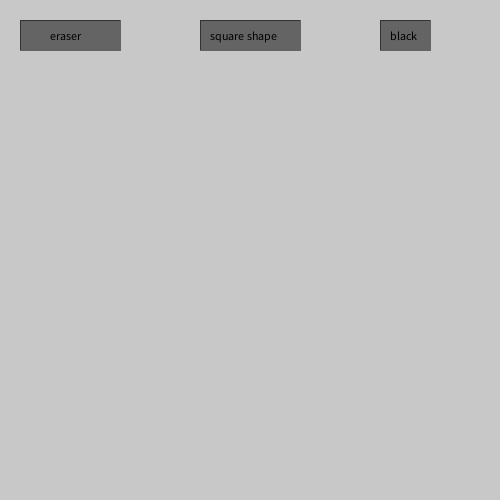
Frame 1 (no input)
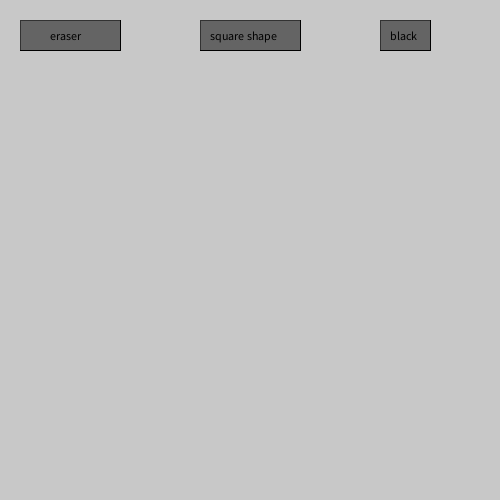
Frame 60 (the mouse pressed at the canvas centre just before this capture)
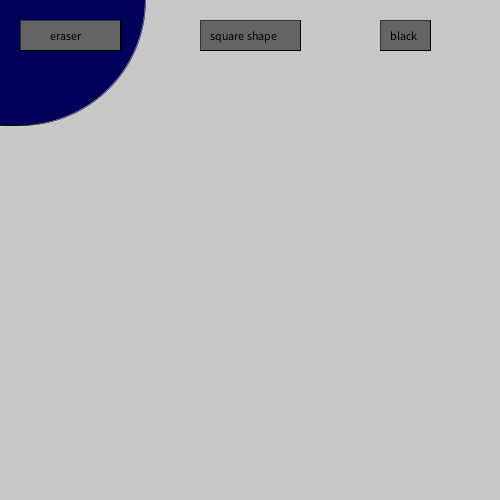
Frame 120 (the mouse held since frame 60 and released just before this capture)

The Processing sketch that drew these frames (run headless with seeded random() and noise(); from frame 60 on, the mouse is pressed at the canvas centre):

// Processing sketch: processing_76303
// ── processing_76303.pde

int greenColor;
int colorThing;
int panda;
int eraser;
int squarebutton;
int black;
int counter;
 
void setup(){
  background(200);
  size(500, 500);
  smooth();
  colorThing = 0;
  panda = 1;
  eraser = 0;
  squarebutton = 0;
  black = 0;
  strokeWeight(.5);
}
 
void draw(){
  fill (100);
  rect(20,20,100,30);
  fill(0);
  text("eraser",50,40);
  counter++;
  if(mouseX > 20 && mouseX < 120 && mouseY > 20 && mouseY < 50 && mousePressed && counter > 50) {   
    counter = 0;
    if(eraser == 0) {
  eraser = 1;
  panda = 0;
  }
  else {
  eraser = 0;
  panda = 1;
    }
  }
  fill(100);
  rect(200,20,100,30);
  fill(0);
  text("square shape",210,40);
  if(mouseX > 210 && mouseX < 300 && mouseY > 20 && mouseY < 50 && mousePressed && counter > 50) {
    counter = 0;
    if(squarebutton == 0) { 
      panda = 1;
      eraser = 0;
      squarebutton = 1;
    }
    else {
      squarebutton = 0;
    }    
  }
  fill(100,100,100);
  rect(380,20,50,30);
    fill(0);
    text("black",390,40);
    if(mouseX > 380 && mouseX < 480 && mouseY > 20 && mouseY < 50 && mousePressed && counter > 50){
      counter = 0;
      if(black == 0) {
        black= 1; 
        }
      else {
        black = 0;
      }
    }
  
    if (panda == 1) {
    if (mousePressed == true) {
      if(black == 1) {
        fill(0);
      }
      else {
      fill(colorThing,greenColor,90);
      }
    if (squarebutton == 1) {
      for(int i = 0; i < 5; i = i+1) {
      rect (pmouseX+i*20, pmouseY+i*20, mouseX-pmouseX, mouseY-pmouseY);
    }
    }
    else
    {
      
      //ellipses
      for(int i = 0; i < 5; i = i+1) {
        ellipse (pmouseX+i*5, pmouseY, mouseX-pmouseX, mouseY-pmouseY);
    }
    }
      colorThing ++;
      greenColor ++;
      }
      if(mouseX > 100 && mouseX < 150 && mouseY > 150 && mouseY < 170){
      if (mousePressed){
      fill(255,0,0);
      } else {
      fill(0,0,255);
      }
      }
   }
   if (eraser == 1 && mousePressed == true) {
     noStroke();
     fill(200);
     rect(pmouseX,pmouseY,20,20);
   }    
}

//click on any button to go back to default shape and color
